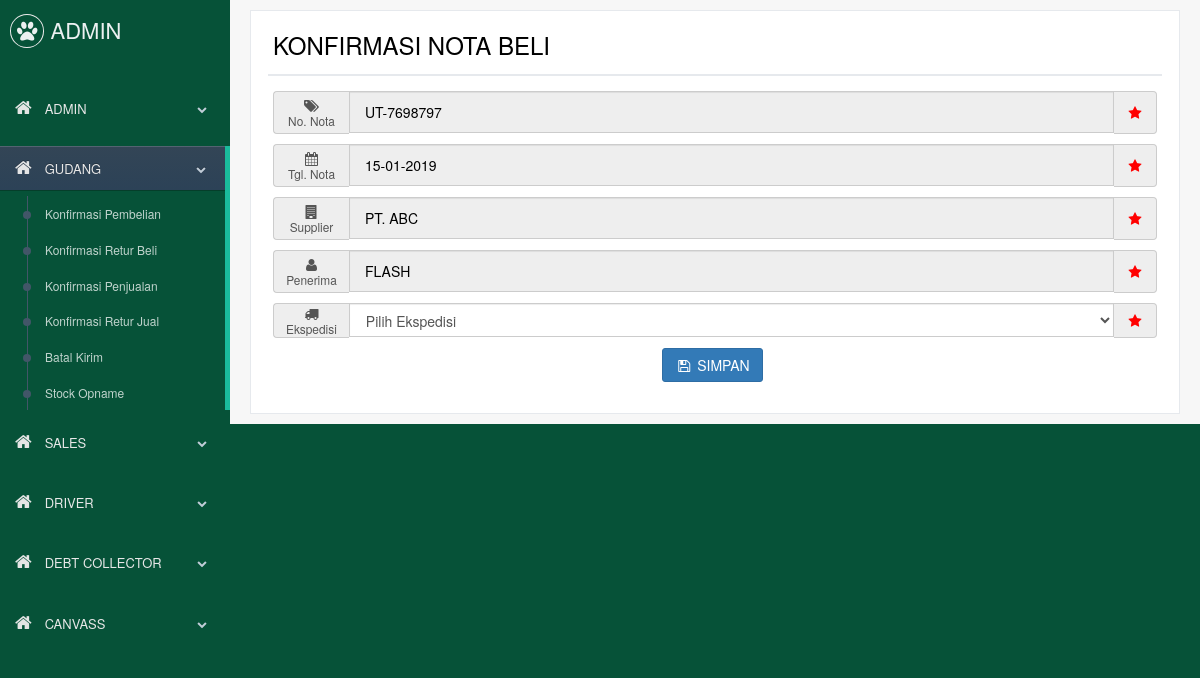
Screenshot of /mobile/index.php?page=gudang&mode=konfirm_beli_2&id=76 (signed in) with the database file from the repository.
### tables this page shows
CREATE TABLE `beli` (
  `id_beli` int(11) NOT NULL,
  `no_nota_beli` varchar(15) NOT NULL,
  `tanggal` date NOT NULL,
  `id_supplier` int(11) NOT NULL,
  `id_ekspedisi` int(11) DEFAULT NULL,
  `id_karyawan` int(11) DEFAULT NULL,
  `berat_ekspedisi` int(11) DEFAULT NULL,
  `volume_ekspedisi` int(11) DEFAULT NULL,
  `tarif_ekspedisi` int(11) DEFAULT NULL,
  `keterangan` varchar(100) DEFAULT NULL,
  `status_konfirm` tinyint(1) NOT NULL,
  `diskon_all_persen` double DEFAULT NULL,
  `ppn_all_persen` double DEFAULT NULL,
  `hidden` tinyint(1) NOT NULL
);

CREATE TABLE `supplier` (
  `id_supplier` int(11) NOT NULL,
  `nama_supplier` varchar(50) NOT NULL,
  `alamat` varchar(200) NOT NULL,
  `id_negara` int(11) NOT NULL,
  `id_prov` int(11) NOT NULL,
  `id_kab` int(11) NOT NULL,
  `id_kec` int(11) DEFAULT NULL,
  `id_kel` int(11) DEFAULT NULL,
  `kode_pos` varchar(7) DEFAULT NULL,
  `telepon_supplier` varchar(20) NOT NULL,
  `kontakperson` varchar(50) DEFAULT NULL,
  `telepon_kontak` varchar(20) DEFAULT NULL,
  `status` tinyint(1) NOT NULL DEFAULT '0'
);

### mobile/assets/page/gudang/konfirm_beli_2.php (the view, shortened to what this page needs)
<?php
$brg=mysqli_query($con, "SELECT
	beli.no_nota_beli
	, beli.tanggal
	, beli.id_karyawan
    , supplier.nama_supplier
    , ekspedisi.id_ekspedisi
    , users.user
FROM
    beli
    LEFT JOIN supplier
        ON (beli.id_supplier = supplier.id_supplier)
    LEFT JOIN ekspedisi
        ON (beli.id_ekspedisi = ekspedisi.id_ekspedisi)
    LEFT JOIN users
        ON (beli.id_karyawan = users.id_karyawan)
    LEFT JOIN beli_detail
        ON (beli_detail.id_beli = beli.id_beli) WHERE beli.id_beli=$id");
$row=mysqli_fetch_array($brg);
if ($row['user']==null){
	$user=$_SESSION['user'];
} else {
	$user=$row['user'];
	$id_user=$row['id_karyawan'];
}
?>
<div class="right_col loading" role="main">
	<div class="">
		<div class="row">
			<div class="col-md-12 col-sm-12 col-xs-12">
				<div class="x_panel">
					<div class="x_title">
						<h3>KONFIRMASI NOTA BELI</h3>
					</div>
					<div class="x_content">
						<form action="" method="post">
						<div class="input-group">
							<span class="input-group-addon"><i class="fa fa-tags fa-fw" style="width: 51px;"></i><br><small>No. Nota</small></span>
							<input class="form-control" id="no_nota_beli" type="text" name="no_nota_beli" style="padding: 20px 15px;" placeholder="No Nota Beli" value="<?php echo $row['no_nota_beli'] ?>" maxlength="50" readonly>
							<span class="input-group-addon"><i class="fa fa-star fa-fw" style="color:red"></i></span>
						</div>
						<div class="input-group">
							<span class="input-group-addon"><i class="fa fa-calendar fa-fw" style="width: 51px;"></i><br><small>Tgl. Nota</small></span>
							<input class="form-control" id="tanggal" name="tanggal" placeholder="Tanggal Nota Beli" style="padding: 20px 15px;" value="<?php echo date("d-m-Y",strtotime($row['tanggal'])) ?>" maxlength="50" readonly>
							<span class="input-group-addon"><i class="fa fa-star fa-fw" style="color:red"></i></span>
						</div>
						<div class="input-group">
							<span class="input-group-addon"><i class="fa fa-building fa-fw" style="width: 51px;"></i><br><small>Supplier</small></span>
							<input class="form-control" id="supplier" type="text" name="supplier" placeholder="Supplier" style="padding: 20px 15px;" value="<?php echo $row['nama_supplier'] ?>" maxlength="50" readonly>
							<span class="input-group-addon"><i class="fa fa-star fa-fw" style="color:red"></i></span>
						</div>
						<div class="input-group">
							<span class="input-group-addon"><i class="fa fa-user fa-fw" style="width: 51px;"></i><br><small>Penerima</small></span>
							<input class="form-control" id="penerima" style="padding: 20px 15px;" type="text" name="penerima" placeholder="Penerima Barang" value="<?php echo $user ?>" maxlength="50" readonly>
							<span class="input-group-addon"><i class="fa fa-star fa-fw" style="color:red"></i></span>
						</div>
						<div class="input-group">
							<span class="input-group-addon" style="padding: 2px 12px;"><i class="fa fa-truck fa-fw"></i><br><small>Ekspedisi</small></span>
							<select class="select2 form-control" id="select_ekspedisi" name="id_ekspedisi" required>
								<option value="" disabled selected>Pilih Ekspedisi</option>
							</select>
							<span class="input-group-addon"><i class="fa fa-star fa-fw" style="color:red"></i></span>
						</div>
						<p align="center"><button type="submit" class="btn btn-primary"><i class="fa fa-save fa-fw"></i> SIMPAN</button></p>
						</form>
					</div>
				</div>
			</div>
			</div>
		</div>
	</div>
</div>

### mobile/css/shop.css (style rules this page uses)
.form-control[disabled], .form-control[readonly], fieldset[disabled] .form-control { color: #000; }
input[readonly].form-control { color: #000; }

### rows the page displays
beli: no_nota_beli "UT-7698797", tanggal "15-01-2019", supplier "PT. ABC"
